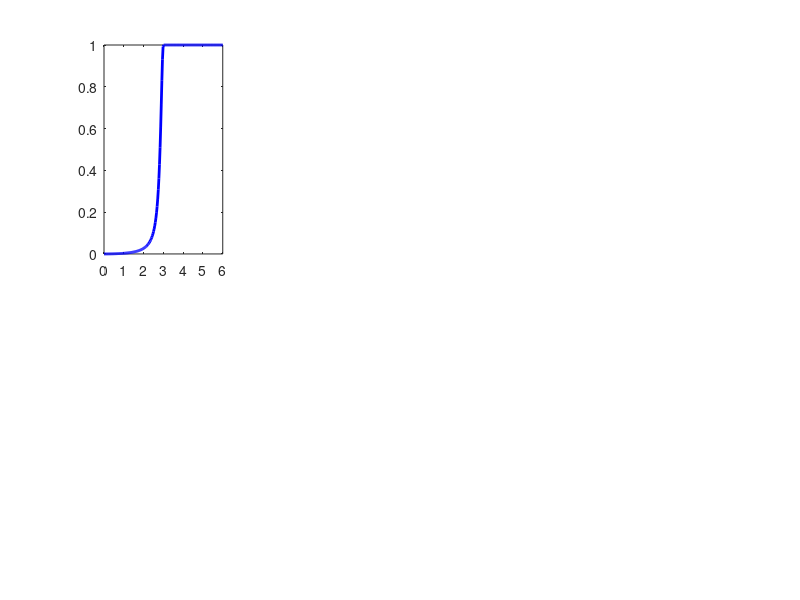

This chart was generated by the following MATLAB code: (Note: this script raises an error after producing the figure.)
%% MÔ PHỎNG 5 DRONE - TRÁNH VA CHẠM VỚI HÀM β TỪ SLIDE
clear; clc; close all;

%% ========================================================================
%  1. THAM SỐ
%% ========================================================================
n_drones = 5;
dim = 2;
dt = 0.02;
T = 60;
t = 0:dt:T;
n_steps = length(t);

% Quỹ đạo hình tròn cho các drone (mỗi drone bay trên 1 quỹ đạo riêng)
R = 12;
omega = 0.15;
center = [15; 15];

% Pha ban đầu cho 5 drone (để chúng không trùng nhau)
phases = [0, 0.5, 1.0, 1.5, 2.0];  % rad

% Ngưỡng va chạm d
d_collision = 3.0;
mu = (1 + d_collision^4) / d_collision^4;

% Tham số điều khiển
alpha = 2.0;            % tham số hàm thế
k_avoid = 15.0;         % hệ số tránh va chạm (tăng cho 5 drone)
k_track = 0.4;          % bám quỹ đạo (giảm để ưu tiên tránh)
k_damping = 0.8;        % damping
k_repulsion = 10.0;     % lực đẩy bổ sung khi quá gần

% Nhiễu - đẩy các drone lại gần nhau
disturbance_time = 20;
disturbance_strength = 25;
disturbance_duration = 0.5;

%% ========================================================================
%  2. ĐỊNH NGHĨA HÀM βij TỪ SLIDE
%% ========================================================================
function beta = beta_slide(dist, d, mu)
    % Hàm β cho tránh va chạm theo công thức slide
    % dist: khoảng cách hiện tại
    % d: ngưỡng va chạm
    % mu: tham số đã tính từ d
    
    if (dist^2 - d^2) >= 0
        rho = 0;
    else
        rho = 1;
    end
    
    diff_sq = (dist^2 - d^2)^2;
    beta = (1 - mu * diff_sq / (1 + diff_sq))^rho;
end

% Đạo hàm số của β theo dist
function dbeta = dbeta_ddist_slide(dist, d, mu, eps)
    if dist < eps
        dbeta = 0;
    else
        beta_plus = beta_slide(dist + eps, d, mu);
        beta_minus = beta_slide(dist - eps, d, mu);
        dbeta = (beta_plus - beta_minus) / (2 * eps);
    end
end

%% ========================================================================
%  3. TẠO ĐỒ THỊ KẾT NỐI ĐẦY ĐỦ (COMPLETE GRAPH)
%% ========================================================================
% Với 5 drone, đồ thị đầy đủ có 10 cạnh
edges = [];
for i = 1:n_drones
    for j = i+1:n_drones
        edges = [edges; i, j];
    end
end
n_edges = size(edges, 1);
fprintf('Số cạnh: %d (đồ thị đầy đủ)\n', n_edges);

%% ========================================================================
%  4. KHỞI TẠO VỊ TRÍ
%% ========================================================================
P = zeros(dim, n_drones, n_steps);
V = zeros(dim, n_drones, n_steps);

% Vị trí ban đầu (trên quỹ đạo tròn với các pha khác nhau)
for i = 1:n_drones
    angle = phases(i);
    P(:,i,1) = center + R * [cos(angle); sin(angle)];
end

% Thêm nhiễu nhỏ ban đầu để không đối xứng hoàn hảo
P(:,:,1) = P(:,:,1) + 0.5 * randn(dim, n_drones);
V(:,:,1) = zeros(dim, n_drones);

fprintf('=== MÔ PHỎNG 5 DRONE TRÁNH VA CHẠM ===\n');
fprintf('Ngưỡng va chạm d = %.1f m\n', d_collision);
fprintf('Số cạnh tương tác: %d\n', n_edges);

%% ========================================================================
%  5. VÒNG LẶP MÔ PHỎNG
%% ========================================================================
dist_min_history = zeros(n_steps, 1);
beta_min_history = zeros(n_steps, 1);
Phi_history = zeros(n_steps, 1);
force_avg_history = zeros(n_steps, 1);
danger_duration = 0;

eps_deriv = 1e-4;

for k = 1:n_steps-1
    p_curr = P(:,:,k);
    v_curr = V(:,:,k);
    
    % Quỹ đạo tham chiếu cho từng drone
    p_ref = zeros(dim, n_drones);
    for i = 1:n_drones
        p_ref(:,i) = center + R * [cos(omega*t(k) + phases(i)); sin(omega*t(k) + phases(i))];
    end
    
    u = zeros(dim, n_drones);
    
    % Tính tích các β và tìm khoảng cách nhỏ nhất
    beta_product = 1.0;
    min_dist = inf;
    
    for e = 1:n_edges
        i = edges(e,1);
        j = edges(e,2);
        dij = norm(p_curr(:,i) - p_curr(:,j));
        min_dist = min(min_dist, dij);
        
        beta_val = beta_slide(dij, d_collision, mu);
        beta_product = beta_product * beta_val;
    end
    
    % Hàm thế Φ = 1/β^α
    Phi = 1 / (beta_product^alpha);
    dPhi_dbeta = -alpha * beta_product^(-alpha-1);
    
    % Tính lực cho từng drone
    total_force = 0;
    
    for i = 1:n_drones
        % Bám quỹ đạo
        u_track = -k_track * (p_curr(:,i) - p_ref(:,i));
        
        % Damping
        u_damp = -k_damping * v_curr(:,i);
        
        % Tránh va chạm với tất cả drone khác
        u_avoid = zeros(dim, 1);
        u_repulsion = zeros(dim, 1);
        
        for j = 1:n_drones
            if j == i, continue; end
            
            p_ij = p_curr(:,i) - p_curr(:,j);
            dij_ij = norm(p_ij);
            
            if dij_ij > 1e-6
                % Vector đơn vị
                direction = p_ij / dij_ij;
                
                % Lực từ hàm thế (gradient descent)
                dbeta_dd = dbeta_ddist_slide(dij_ij, d_collision, mu, eps_deriv);
                grad = dPhi_dbeta * dbeta_dd * direction;
                u_avoid = u_avoid - k_avoid * grad;
                
                % Lực đẩy bổ sung khi quá gần (d < d_collision/2)
                if dij_ij < d_collision/2
                    repulsion_force = k_repulsion * (1/dij_ij - 2/d_collision);
                    u_repulsion = u_repulsion + repulsion_force * direction;
                end
                
                total_force = total_force + norm(grad);
            end
        end
        
        u(:,i) = u_track + u_damp + u_avoid + u_repulsion;
    end
    
    % Nhiễu - đẩy các drone lại gần nhau
    if t(k) >= disturbance_time && t(k) < disturbance_time + disturbance_duration
        for i = 1:n_drones
            % Đẩy về phía trung tâm
            to_center = center - p_curr(:,i);
            if norm(to_center) > 0
                u(:,i) = u(:,i) + disturbance_strength * (to_center / norm(to_center));
            end
        end
    end
    
    % Giới hạn lực
    max_u = 40;
    u = max(min(u, max_u), -max_u);
    
    % Cập nhật
    V(:,:,k+1) = V(:,:,k) + u * dt;
    P(:,:,k+1) = P(:,:,k) + V(:,:,k) * dt;
    
    % Lưu lịch sử
    dist_min_history(k+1) = min_dist;
    beta_min_history(k+1) = beta_slide(min_dist, d_collision, mu);
    Phi_history(k+1) = Phi;
    force_avg_history(k+1) = total_force / n_edges;
    
    if min_dist < d_collision
        danger_duration = danger_duration + dt;
    end
    
    if mod(k, 500) == 0
        fprintf('t = %.1f s, d_min = %.3f, β_min = %.4f, Φ = %.2f\n', ...
            t(k), min_dist, beta_min_history(k), Phi);
    end
end

fprintf('Mô phỏng hoàn tất!\n');
fprintf('Khoảng cách nhỏ nhất: %.3f m\n', min(dist_min_history));
fprintf('Thời gian trong vùng nguy hiểm: %.2f s\n', danger_duration);

%% ========================================================================
%  6. VẼ KẾT QUẢ
%% ========================================================================
figure('Position', [50, 50, 1600, 900]);

% 6.1. Hàm β mẫu
subplot(2,4,1);
d_test = linspace(0, 2*d_collision, 200);
beta_test = zeros(size(d_test));
for i = 1:length(d_test)
    beta_test(i) = beta_slide(d_test(i), d_collision, mu);
end
plot(d_test, beta_test, 'b-', 'LineWidth', 2);
hold on;
xline(d_collision, 'r--', 'd = 3m', 'LineWidth', 2);
xlabel('Khoảng cách (m)'); ylabel('β');
title('Hàm β(d) từ slide');
grid on;
ylim([-0.1, 1.1]);

% 6.2. Khoảng cách nhỏ nhất
subplot(2,4,2);
plot(t, dist_min_history, 'b-', 'LineWidth', 2);
hold on;
yline(d_collision, 'r--', 'Ngưỡng', 'LineWidth', 2);
xline(disturbance_time, 'm--', 'Nhiễu', 'LineWidth', 2);
xlabel('Thời gian (s)'); ylabel('d_min (m)');
title('Khoảng cách nhỏ nhất');
grid on;

% 6.3. β_min theo thời gian
subplot(2,4,3);
plot(t, beta_min_history, 'g-', 'LineWidth', 2);
hold on;
yline(0.5, 'k--', 'β=0.5');
xline(disturbance_time, 'm--', 'Nhiễu', 'LineWidth', 2);
xlabel('Thời gian (s)'); ylabel('β_{min}');
title('β nhỏ nhất');
grid on;
ylim([-0.1, 1.1]);

% 6.4. Hàm thế Φ
subplot(2,4,4);
semilogy(t, Phi_history, 'r-', 'LineWidth', 2);
hold on;
xline(disturbance_time, 'm--', 'Nhiễu', 'LineWidth', 2);
xlabel('Thời gian (s)'); ylabel('Φ');
title('Hàm thế Φ (log scale)');
grid on;

% 6.5. Lực trung bình
subplot(2,4,5);
plot(t, force_avg_history, 'm-', 'LineWidth', 2);
hold on;
xline(disturbance_time, 'm--', 'Nhiễu', 'LineWidth', 2);
xlabel('Thời gian (s)'); ylabel('Lực TB');
title('Lực tránh trung bình');
grid on;

% 6.6. Phân bố khoảng cách
subplot(2,4,6);
histogram(dist_min_history, 50);
xlabel('Khoảng cách (m)'); ylabel('Tần số');
title('Phân bố khoảng cách nhỏ nhất');
grid on;

% 6.7. Quỹ đạo 5 drone
subplot(2,4,[7,8]);
colors = lines(n_drones);
hold on; grid on; box on;

% Vẽ quỹ đạo tham chiếu
theta = linspace(0, 2*pi, 100);
plot(center(1) + R*cos(theta), center(2) + R*sin(theta), 'k--', 'LineWidth', 1);

% Vẽ quỹ đạo thực tế
for i = 1:n_drones
    plot(squeeze(P(1,i,:)), squeeze(P(2,i,:)), 'Color', colors(i,:), ...
        'LineWidth', 1.5, 'DisplayName', sprintf('Drone %d', i));
end

% Vị trí cuối
for i = 1:n_drones
    plot(P(1,i,end), P(2,i,end), 'o', 'Color', colors(i,:), ...
        'MarkerSize', 8, 'MarkerFaceColor', colors(i,:));
end

xlabel('x (m)'); ylabel('y (m)');
title('Quỹ đạo 5 drone');
legend('Location', 'best');
axis equal;
xlim([-5, 35]); ylim([-5, 35]);

sgtitle('5 Drone - Tránh va chạm với hàm β từ slide', ...
    'FontSize', 16, 'FontWeight', 'bold');
